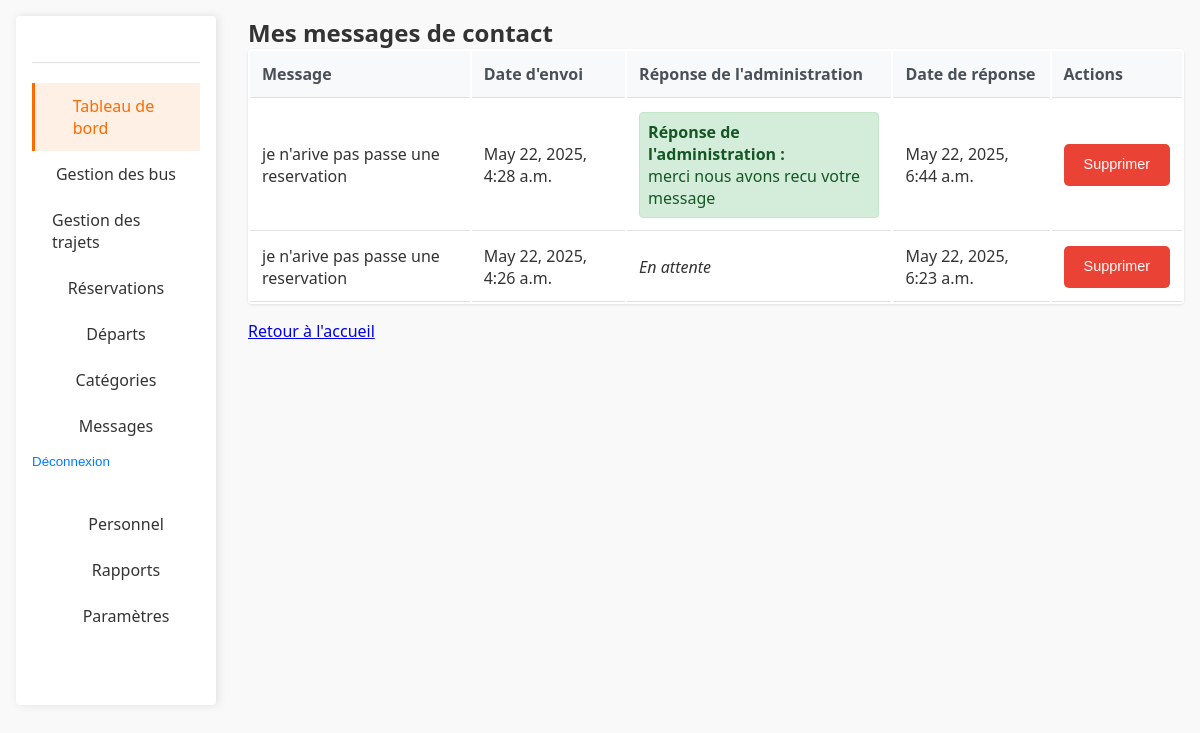
Page /reservations/messages/ (signed in) on the committed database.
### reservations/models.py (models this page shows, shortened)
class ContactMessage(models.Model):
    name = models.CharField(max_length=100)
    email = models.EmailField()
    message = models.TextField()
    submitted_at = models.DateTimeField(auto_now_add=True)
    reply = models.TextField(blank=True, null=True)
    replied_at = models.DateTimeField(blank=True, null=True)

### reservations/views.py (the view)
# urls.py: path('messages/', MessageListView.as_view(), name='message_list'),
@login_required
def message_list(request):
    messages = ContactMessage.objects.filter(email=request.user.email).order_by('-submitted_at')
    return render(request, 'reservations/message_list.html', {'messages': messages})

### reservations/templates/reservations/message_list.html (shortened to what this page needs)
{% extends 'base.html' %}
{% block content %}
<h2>Mes messages de contact</h2>
<table>
    <thead>
        <tr>
            <th>Message</th>
            <th>Date d'envoi</th>
            <th>Réponse de l'administration</th>
            <th>Date de réponse</th>
            <th>Actions</th>
        </tr>
    </thead>
    <tbody>
        {% for msg in messages %}
        <tr>
            <td>{{ msg.message }}</td>
            <td>{{ msg.submitted_at }}</td>
            <td>
                {% if msg.reply %}
                    <div style="color: #155724; background: #d4edda; border: 1px solid #c3e6cb; padding: 0.5em; border-radius: 4px;">
                        <strong>Réponse de l'administration :</strong><br>{{ msg.reply }}
                    </div>
                {% else %}
                    <em>En attente</em>
                {% endif %}
            </td>
            <td>{% if msg.replied_at %}{{ msg.replied_at }}{% endif %}</td>
            <td>
                <form method="post" action="{% url 'reservations:delete_message' msg.id %}" style="display:inline;">
                    <button type="submit" class="btn btn-danger btn-sm" onclick="return confirm('Supprimer ce message ?');">Supprimer</button>
                </form>
            </td>
        </tr>
        {% empty %}
        <tr><td colspan="5">Aucun message envoyé.</td></tr>
        {% endfor %}
    </tbody>
</table>
<a href="/">Retour à l'accueil</a>
{% endblock %}

### static/css/dashboard.css (style rules this page uses)
table { width: 100%; margin-bottom: 1rem; background-color: #fff; border-radius: 4px; box-shadow: 0 1px 3px rgba(0,0,0,0.1); }
th, td { padding: 0.75rem; text-align: left; border-bottom: 1px solid #dee2e6; }
th { background-color: #f8f9fa; font-weight: 600; color: #495057; }
.btn { display: inline-block; padding: 0.375rem 0.75rem; font-size: 0.875rem; line-height: 1.5; text-align: center; text-decoration: none; border-radius: 4px; transition: all 0.2s; cursor: pointer; background-color: #f8f9fa; color: #212529; border: 1px solid #dee2e6; }
.btn-sm { padding: 0.25rem 0.5rem; font-size: 0.75rem; }
:root { --primary: #FF6B00; --primary-dark: #E05D00; --secondary: #0056B3; --dark: #333333; --light: #F5F5F5; --gray: #888888; --light-gray: #E0E0E0; --sidebar-width: 350px; --sidebar-collapsed-width: 80px; --header-height: 70px; --blue: #4285F4; --green: #34A853; --orange: #FBBC05; --red: #EA4335; }
* { margin: 0; padding: 0; box-sizing: border-box; }
body { font-family: 'Segoe UI', Tahoma, Geneva, Verdana, sans-serif; background-color: #f9f9f9; color: var(--dark); }
.btn { display: inline-flex; align-items: center; justify-content: center; padding: 10px 20px; border-radius: 5px; font-weight: 500; cursor: pointer; transition: all 0.3s; border: none; font-size: 0.9rem; }
.btn-danger { background-color: var(--red); color: white; }

### rows in the picture
ContactMessage: message "je n'arive pas passe une reservation", submitted_at "May 22, 2025, 4:28 a.m.", reply "merci nous avons recu votre message", replied_at "May 22, 2025, 6:44 a.m."
ContactMessage: message "je n'arive pas passe une reservation", submitted_at "May 22, 2025, 4:26 a.m.", reply "En attente", replied_at "May 22, 2025, 6:23 a.m."
